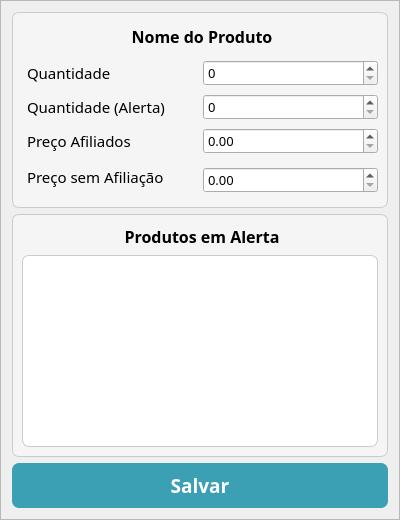
        <widget class="QFrame" name="frame_10">
         <property name="minimumSize">
          <size>
           <width>400</width>
           <height>0</height>
          </size>
         </property>
         <property name="maximumSize">
          <size>
           <width>400</width>
           <height>16777215</height>
          </size>
         </property>
         <property name="frameShape">
          <enum>QFrame::StyledPanel</enum>
         </property>
         <property name="frameShadow">
          <enum>QFrame::Raised</enum>
         </property>
         <layout class="QGridLayout" name="gridLayout_4">
          <item row="0" column="0">
           <widget class="QFrame" name="frame_11">
            <property name="minimumSize">
             <size>
              <width>0</width>
              <height>165</height>
             </size>
            </property>
            <property name="maximumSize">
             <size>
              <width>16777215</width>
              <height>200</height>
             </size>
            </property>
            <property name="styleSheet">
             <string notr="true">QFrame { 
   background-color: rgb(245, 245, 245);
   border-radius: 7px;
   border: 1px solid rgb(196, 205, 208);
} </string>
            </property>
            <property name="frameShape">
             <enum>QFrame::StyledPanel</enum>
            </property>
            <property name="frameShadow">
             <enum>QFrame::Raised</enum>
            </property>
            <layout class="QGridLayout" name="gridLayout_5">
             <item row="4" column="0">
              <widget class="QLabel" name="l_vtotal_2">
               <property name="minimumSize">
                <size>
                 <width>0</width>
                 <height>30</height>
                </size>
               </property>
               <property name="font">
                <font>
                 <family>Poppins</family>
                 <pointsize>11</pointsize>
                </font>
               </property>
               <property name="styleSheet">
                <string notr="true">border: 1px solid rgb(245,245,245);</string>
               </property>
               <property name="text">
                <string>Preço sem Afiliação</string>
               </property>
              </widget>
             </item>
             <item row="0" column="0" colspan="2">
              <widget class="QLabel" name="l_nprod_2">
               <property name="minimumSize">
                <size>
                 <width>328</width>
                 <height>30</height>
                </size>
               </property>
               <property name="font">
                <font>
                 <family>Poppins</family>
                 <pointsize>12</pointsize>
                 <weight>75</weight>
                 <bold>true</bold>
                </font>
               </property>
               <property name="styleSheet">
                <string notr="true">border: 1px solid rgb(245,245,245);
</string>
               </property>
               <property name="text">
                <string>&lt;html&gt;&lt;head/&gt;&lt;body&gt;&lt;p align=&quot;center&quot;&gt;&lt;span style=&quot; font-size:12pt;&quot;&gt;Nome do Produto&lt;/span&gt;&lt;/p&gt;&lt;/body&gt;&lt;/html&gt;</string>
               </property>
              </widget>
             </item>
             <item row="3" column="0">
              <widget class="QLabel" name="l_qtd_2">
               <property name="minimumSize">
                <size>
                 <width>0</width>
                 <height>30</height>
                </size>
               </property>
               <property name="font">
                <font>
                 <family>Poppins</family>
                 <pointsize>11</pointsize>
                </font>
               </property>
               <property name="styleSheet">
                <string notr="true">border: 1px solid rgb(245,245,245);
</string>
               </property>
               <property name="text">
                <string>Preço Afiliados</string>
               </property>
              </widget>
             </item>
             <item row="1" column="1">
              <widget class="QSpinBox" name="sb_qtd_2">
               <property name="font">
                <font>
                 <family>Poppins</family>
                 <pointsize>10</pointsize>
                </font>
               </property>
              </widget>
             </item>
             <item row="3" column="1">
              <widget class="QDoubleSpinBox" name="ds_pa_2">
               <property name="font">
                <font>
                 <family>Poppins</family>
                 <pointsize>10</pointsize>
                </font>
               </property>
              </widget>
             </item>
             <item row="1" column="0">
              <widget class="QLabel" name="l_vunit_2">
               <property name="minimumSize">
                <size>
                 <width>0</width>
                 <height>30</height>
                </size>
               </property>
               <property name="font">
                <font>
                 <family>Poppins</family>
                 <pointsize>11</pointsize>
                </font>
               </property>
               <property name="styleSheet">
                <string notr="true">border: 1px solid rgb(245,245,245);</string>
               </property>
               <property name="text">
                <string>Quantidade</string>
               </property>
              </widget>
             </item>
             <item row="2" column="0">
              <widget class="QLabel" name="label_3">
               <property name="font">
                <font>
                 <family>Poppins</family>
                 <pointsize>11</pointsize>
                </font>
               </property>
               <property name="styleSheet">
                <string notr="true">border: 1px solid rgb(245,245,245);</string>
               </property>
               <property name="text">
                <string>Quantidade (Alerta)</string>
               </property>
              </widget>
             </item>
             <item row="2" column="1">
              <widget class="QSpinBox" name="sb_qtd_alert_2">
               <property name="font">
                <font>
                 <family>Poppins</family>
                 <pointsize>10</pointsize>
                </font>
               </property>
              </widget>
             </item>
             <item row="4" column="1" rowspan="2">
              <widget class="QDoubleSpinBox" name="ds_psa_2">
               <property name="font">
                <font>
                 <family>Poppins</family>
                 <pointsize>10</pointsize>
                </font>
               </property>
              </widget>
             </item>
            </layout>
           </widget>
          </item>
          <item row="1" column="0">
           <widget class="QFrame" name="frame_12">
            <property name="minimumSize">
             <size>
              <width>0</width>
              <height>150</height>
             </size>
            </property>
            <property name="styleSheet">
             <string notr="true">QFrame { 
   background-color: rgb(245, 245, 245);
   border-radius: 7px;
   border: 1px solid rgb(196, 205, 208);
} </string>
            </property>
            <property name="frameShape">
             <enum>QFrame::StyledPanel</enum>
            </property>
            <property name="frameShadow">
             <enum>QFrame::Raised</enum>
            </property>
            <layout class="QGridLayout" name="gridLayout_6">
             <item row="0" column="0">
              <widget class="QLabel" name="label_4">
               <property name="font">
                <font>
                 <family>Poppins</family>
                 <pointsize>12</pointsize>
                </font>
               </property>
               <property name="styleSheet">
                <string notr="true">border: 1px solid rgb(245,245,245);
</string>
               </property>
               <property name="text">
                <string>&lt;html&gt;&lt;head/&gt;&lt;body&gt;&lt;p align=&quot;center&quot;&gt;&lt;span style=&quot; font-size:12pt; font-weight:600;&quot;&gt;Produtos em Alerta&lt;/span&gt;&lt;/p&gt;&lt;/body&gt;&lt;/html&gt;</string>
               </property>
              </widget>
             </item>
             <item row="1" column="0">
              <widget class="QListView" name="listView_2">
               <property name="font">
                <font>
                 <family>Poppins</family>
                 <pointsize>10</pointsize>
                </font>
               </property>
               <property name="styleSheet">
                <string notr="true">background-color: rgb(255, 255, 255);</string>
               </property>
              </widget>
             </item>
            </layout>
           </widget>
          </item>
          <item row="3" column="0" alignment="Qt::AlignRight">
           <widget class="QPushButton" name="pushButton_4">
            <property name="minimumSize">
             <size>
              <width>376</width>
              <height>45</height>
             </size>
            </property>
            <property name="maximumSize">
             <size>
              <width>200</width>
              <height>45</height>
             </size>
            </property>
            <property name="font">
             <font>
              <family>Poppins</family>
              <pointsize>14</pointsize>
              <weight>75</weight>
              <bold>true</bold>
             </font>
            </property>
            <property name="styleSheet">
             <string notr="true">QPushButton{
border-radius: 7px;
background-color: rgb(60, 160, 181);
color: white;
}</string>
            </property>
            <property name="text">
             <string>Salvar</string>
            </property>
           </widget>
          </item>
         </layout>
        </widget>
